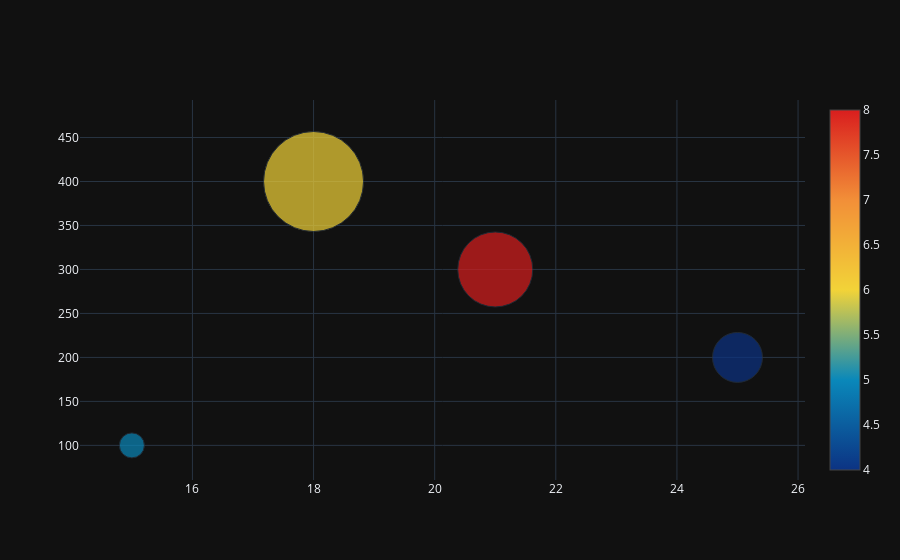

Here is the notebook cell this chart was saved with:
### Code cell
i = [5, 6, 8, 4]

trace = go.Scatter(
    x=[15, 18, 21, 25], y=[100, 400, 300, 200],
    mode='markers',
    marker=dict(
        size=size,
        color=i,
        colorscale='Portland',
        showscale=True
    )
)

data = [trace]
offline.iplot(data)

### Figure 1 — Plotly figure (JSON) as saved in the notebook; plotly's stock layout.template omitted (floating-point values rounded to 4 significant figures)
{"data": [{"marker": {"color": [5, 6, 8, 4], "colorscale": [[0.0, "rgb(12,51,131)"], [0.25, "rgb(10,136,186)"], [0.5, "rgb(242,211,56)"], [0.75, "rgb(242,143,56)"], [1.0, "rgb(217,30,30)"]], "showscale": true, "size": [25, 100, 75, 50]}, "mode": "markers", "x": [15, 18, 21, 25], "y": [100, 400, 300, 200], "type": "scatter"}], "layout": {}}
